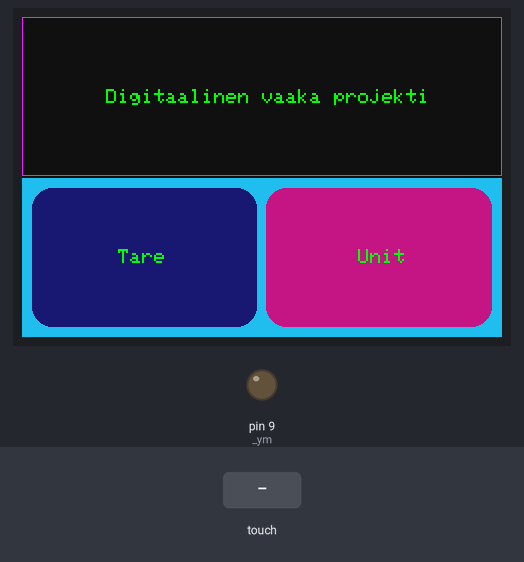
Bench run of a program on a simulated Arduino Mega 2560, built with avr-gcc and run on an emulated ATmega2560. Shown: 480×320 colour display, output pins drawn as LEDs (lit = HIGH). The test bench sets the inputs (shaded band). What the program prints to the serial monitor is not drawn.

Above: at 1.3 s.
1.4 s: touch panel pressed at 62 % / 10 % of its raw x / y range
At 1.56 s:
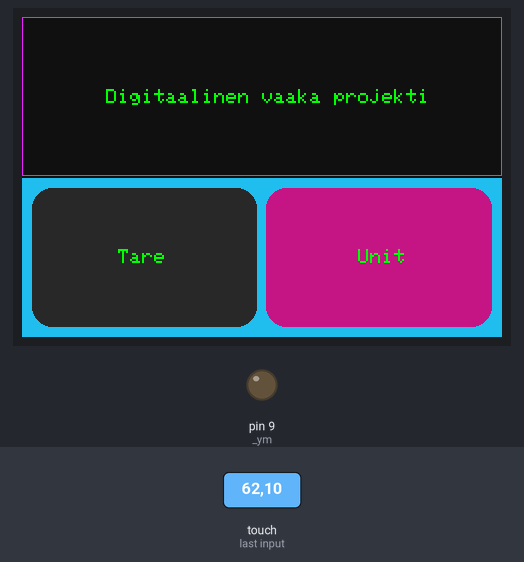
3.1 s: touch panel pressed at 62 % / 70 % of its raw x / y range
At 3.24 s:
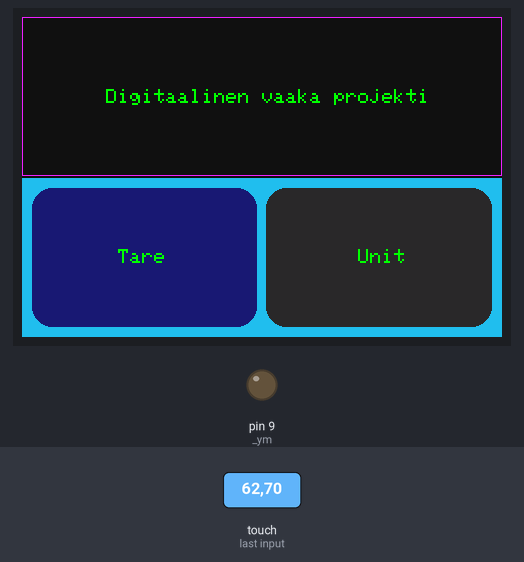
Timing chart, 0 to 6.1 s (numbered marks = the images above; inputs shaded):
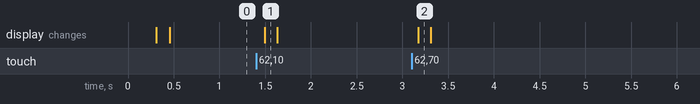

The program:

main.cpp
```cpp
#include <Arduino.h>
//Library for controlling the lcd
#include <LCDWIKI_GUI.h>
#include <LCDWIKI_KBV.h>

#include "screen.h"
#include "touch.h"

//Arduino pins for reading touch input
#define YP A3  // must be an analog pin, use "An" notation!
#define XM A2  // must be an analog pin, use "An" notation!
#define YM 9   // can be a digital pin
#define XP 8   // can be a digital pin

Touch touch(XM, YM, XP, YP);                   //Touch class that handels checking hitboxies
LCDWIKI_KBV lcd(ILI9486, A3, A2, A1, A0, A4);  //Library implementation of lcd control
bool isMenuPrinted = false;                    //A global varible for keeping track of menu printing

void setup() {
    lcd.Init_LCD();       //Initialize the lcd and the library
    lcd.Set_Rotation(3);  //Set lcd to horizontal
    Serial.begin(9600);   //Debuging serial

    Serial1.begin(2000000);  //Initialize serial with the other arduino
    InitScreen();            //Initialize the screen animations
}

void loop() {
    if (!isMenuPrinted) {
        //Draw the main menu
        Draw_Menu(&touch);
    }
    touch.hitboxClicked(lcd);  //Check hitbox hits
    playAnimations();          //Play animations
    delay(100);                //Wait 100ms
}
```

screen.h
```cpp
#ifndef _SCREEN_H_
#define _SCREEN_H_
#include <Arduino.h>
#include <LCDWIKI_GUI.h>
#include <LCDWIKI_KBV.h>

#include "touch.h"

extern LCDWIKI_KBV lcd;
extern bool isMenuPrinted;

struct animation_t {
    int16_t x1;
    int16_t y1;
    int16_t x2;
    int16_t y2;

    uint8_t state = 0;
    bool playAnimation = false;

    animation_t() {}
    animation_t(int16_t X1, int16_t Y1, int16_t X2, int16_t Y2) {
        x1 = X1;
        x2 = X2;
        y1 = Y1;
        y2 = Y2;
    }
};

void InitScreen();
void Draw_Menu(Touch *touch);
void playAnimations();

uint32_t Pixel_srtlen(const char *str);
uint32_t Pixel_srtlen(const char *str, uint8_t text_size);
uint32_t String_x_pos(uint32_t screen_divisions, uint32_t division_index, uint32_t string_len);
uint32_t String_x_pos(uint32_t screen_divisions, uint32_t string_len);

uint32_t Pixel_strhgt(uint8_t text_size);
uint32_t String_y_pos(uint32_t screen_divisions, uint32_t division_index, uint8_t text_size);
uint32_t String_y_pos(uint32_t screen_divisions, uint8_t text_size);
#endif  //_SCREEN_H_
```

touch.h
```cpp
#ifndef _TOUCH_H_
#define _TOUCH_H_
#include <Arduino.h>
#include <LCDWIKI_KBV.h>

//Library for the touch
#include <TouchScreen.h>

#define TS_LEFT 94
#define TS_TOP 126
#define TS_RIGHT 945
#define TS_BOT 900

#define MINPRESSURE 10
#define MAXPRESSURE 1000

//x = map(p.y, TS_LEFT, TS_RIGHT, 0, lcd.get_width());
//y = map(p.x, TS_TOP, TS_BOT, 0, lcd.get_height());

//Struct for hitbox handler and cordinates
typedef struct {
    int16_t x1;
    int16_t x2;
    int16_t y1;
    int16_t y2;
    void (*func)();
} hitbox_t;

//Touch class
class Touch {
  private:
    TouchScreen sensor;
    uint8_t _xm;  //Analog pin
    uint8_t _xp;  //Digital pin
    uint8_t _ym;  //Digital pin
    uint8_t _yp;  //Analog pin

    hitbox_t *hitbox;
    size_t hitboxSize = 0;

  public:
    Touch(uint8_t XM, uint8_t YM, uint8_t XP, uint8_t YP);
    ~Touch();
    TSPoint readTouch(LCDWIKI_KBV &lcd);
    void registerHitbox(int16_t x1, int16_t y1, int16_t x2, int16_t y2, void (*func)());
    void hitboxClicked(LCDWIKI_KBV &lcd);
    void clearHitbox();
};

#endif  //_TOUCH_H_
```

screen.cpp
```cpp
#include "screen.h"

//Animation status and cordinate structs
animation_t animation1;
animation_t animation2;

//Animation for tare button
void clickAnimation1() {
    switch (animation1.state) {
        case 0:
            lcd.Set_Draw_color(40, 40, 40);
            lcd.Fill_Round_Rectangle(animation1.x1, animation1.y1, animation1.x2, animation1.y2, 20);
            animation1.state = 1;
            break;
        case 1:
            lcd.Set_Draw_color(25, 25, 112);
            lcd.Fill_Round_Rectangle(animation1.x1, animation1.y1, animation1.x2, animation1.y2, 20);
            animation1.playAnimation = false;
            animation1.state = 0;
            break;
    }

    lcd.Set_Text_Size(2);
    lcd.Set_Text_Mode(1);
    uint32_t len = Pixel_srtlen("Tare", 2);
    uint32_t x = String_x_pos(4, len);
    uint32_t y = String_y_pos(4, 3, 2);
    lcd.Print_String("Tare", x, y);
    lcd.Set_Text_Mode(0);
}

//Animation for unit button
void clickAnimation2() {
    switch (animation2.state) {
        case 0:
            lcd.Set_Draw_color(40, 40, 40);
            lcd.Fill_Round_Rectangle(animation2.x1, animation2.y1, animation2.x2, animation2.y2, 20);
            animation2.state = 1;
            break;

        case 1:
            lcd.Set_Draw_color(199, 21, 133);
            lcd.Fill_Round_Rectangle(animation2.x1, animation2.y1, animation2.x2, animation2.y2, 20);
            animation2.playAnimation = false;
            animation2.state = 0;
            break;
    }

    lcd.Set_Text_Size(2);
    lcd.Set_Text_Mode(1);
    uint32_t len = Pixel_srtlen("Unit", 2);
    uint32_t x = String_x_pos(4, 3, len);
    uint32_t y = String_y_pos(4, 3, 2);
    lcd.Print_String("Unit", x, y);
    lcd.Set_Text_Mode(0);
}

//Tare buttons click handler
void tareBtn() {
    Serial.println(0x40);
    uint8_t cmd = 0x40;
    Serial1.write(cmd);
    animation1.playAnimation = true;
}

//Unit buttons click handler
void unitBtn() {
    Serial.println(0xC0);
    uint8_t cmd = 0xC0;
    Serial1.write(cmd);
    animation2.playAnimation = true;
}

//Function for handling animation playing, called for every run of the main loop
void playAnimations() {
    if (animation1.playAnimation) clickAnimation1();
    if (animation2.playAnimation) clickAnimation2();
}

//Draw the scales main menu
void Draw_Menu(Touch *touch) {
    touch->clearHitbox();
    uint32_t x, y, len;

    lcd.Fill_Screen(17, 17, 17);
    lcd.Set_Draw_color(235, 32, 250);
    lcd.Draw_Rectangle(0, 0, lcd.Get_Width() - 1, lcd.Get_Height() / 2 - 2);

    lcd.Set_Text_Size(2);
    lcd.Set_Text_Mode(1);
    y = String_y_pos(4, 2);
    lcd.Print_String(" Digitaalinen vaaka projekti", CENTER, y);
    lcd.Set_Text_Mode(0);

    lcd.Set_Draw_color(35, 190, 235);
    lcd.Fill_Rectangle(0, lcd.Get_Height() / 2 + 1, lcd.Get_Width() - 1, lcd.Get_Height() - 1);

    //Draw the tare change button
    lcd.Set_Draw_color(25, 25, 112);
    lcd.Fill_Round_Rectangle(10, lcd.Get_Height() / 2 + 1 + 10, lcd.Get_Width() / 2 - 1 - 5, lcd.Get_Height() - 1 - 10, 20);
    lcd.Set_Text_Size(2);
    lcd.Set_Text_Mode(1);
    len = Pixel_srtlen("Tare", 2);
    x = String_x_pos(4, len);
    y = String_y_pos(4, 3, 2);
    lcd.Print_String("Tare", x, y);
    lcd.Set_Text_Mode(0);

    //Draw the unit change button
    lcd.Set_Draw_color(199, 21, 133);
    lcd.Fill_Round_Rectangle(lcd.Get_Width() / 2 - 1 + 5, lcd.Get_Height() / 2 + 1 + 10, lcd.Get_Width() - 1 - 10, lcd.Get_Height() - 1 - 10, 20);
    lcd.Set_Text_Size(2);
    lcd.Set_Text_Mode(1);
    len = Pixel_srtlen("Unit", 2);
    x = String_x_pos(4, 3, len);
    y = String_y_pos(4, 3, 2);
    lcd.Print_String("Unit", x, y);
    lcd.Set_Text_Mode(0);

    //Registe hitboxsies for the buttons
    touch->registerHitbox(10, lcd.Get_Height() / 2 + 1 + 10, lcd.Get_Width() / 2 - 1 - 5, lcd.Get_Height() - 1 - 10, tareBtn);
    touch->registerHitbox(lcd.Get_Width() / 2 - 1 + 5, lcd.Get_Height() / 2 + 1 + 10, lcd.Get_Width() - 1 - 10, lcd.Get_Height() - 1 - 10, unitBtn);

    isMenuPrinted = true;
}

/*
Calculate strings lenght in pixels
str is the string for which the calculation is done
*/
uint32_t Pixel_srtlen(const char *str) {
    return strlen(str) * 6 * 1;
}

uint32_t Pixel_srtlen(const char *str, uint8_t text_size) {
    return strlen(str) * 6 * text_size;
}

/*
Calculate srings x position in the middle of that string
screen_divisions is the number to how many groups of pixels the screen is divided
division_index is the index of the group of pixels
*/
uint32_t String_x_pos(uint32_t screen_divisions, uint32_t division_index, uint32_t string_len) {
    return (lcd.Get_Display_Width() / screen_divisions * division_index - string_len / 2);
}

uint32_t String_x_pos(uint32_t screen_divisions, uint32_t string_len) {
    return (lcd.Get_Display_Width() / screen_divisions - string_len / 2);
}

//Return the text height multiplied by text_size
uint32_t Pixel_strhgt(uint8_t text_size) {
    return 8 * text_size;
}

/*
Calculate srings y position in the middle of that string
screen_divisions is the number to how many groups of pixels the screen is divided
division_index is the index of the group of pixels
*/
uint32_t String_y_pos(uint32_t screen_divisions, uint32_t division_index, uint8_t text_size) {
    return (lcd.Get_Display_Height() / screen_divisions * division_index - Pixel_strhgt(2) / 2 + text_size / 2 - 1);
}

uint32_t String_y_pos(uint32_t screen_divisions, uint8_t text_size) {
    return (lcd.Get_Display_Height() / screen_divisions - Pixel_strhgt(2) / 2 + text_size / 2 - 1);
}

//Initialize screen animatin struct cordinates
void InitScreen() {
    animation1 = {10, lcd.Get_Height() / 2 + 1 + 10, lcd.Get_Width() / 2 - 1 - 5, lcd.Get_Height() - 1 - 10};
    animation2 = {lcd.Get_Width() / 2 - 1 + 5, lcd.Get_Height() / 2 + 1 + 10, lcd.Get_Width() - 1 - 10, lcd.Get_Height() - 1 - 10};
}
```

touch.cpp
```cpp
#include "touch.h"

Touch::Touch(uint8_t XM, uint8_t YM, uint8_t XP, uint8_t YP) : sensor(XP, YP, XM, YM, 300) {
    _xm = XM;
    _ym = YM;
    _xp = XM;
    _yp = YP;
}

//Touch destructor
Touch::~Touch() {
    if (hitboxSize != 0) delete hitbox;
}

//Read touch sensor and map the value to screen pixels
TSPoint Touch::readTouch(LCDWIKI_KBV &lcd) {
    TSPoint p = sensor.getPoint();
    pinMode(_xm, OUTPUT);
    pinMode(_ym, OUTPUT);
    pinMode(_xp, OUTPUT);
    pinMode(_yp, OUTPUT);

    uint16_t tmp = p.y;
    p.y = map(p.x, TS_TOP, TS_BOT, 0, lcd.Get_Height());
    p.x = map(tmp, TS_LEFT, TS_RIGHT, 0, lcd.Get_Width());
    return p;
}

//Add hitbox to the hitbox array of hitboxies to check for touch
void Touch::registerHitbox(int16_t x1, int16_t y1, int16_t x2, int16_t y2, void (*func)()) {
    if (hitboxSize == 0) {
        //Initialize new hitbox array
        hitbox = new hitbox_t[++hitboxSize];
        Serial.println(hitboxSize);
    } else {
        //Increment hitbox size to fit more hitbox structs
        hitbox_t *tmp = new hitbox_t[++hitboxSize];
        for (uint32_t i = 0; i < hitboxSize - 1; i++) {
            tmp[i] = hitbox[i];
        }
        delete hitbox;
        hitbox = tmp;
        Serial.println(hitboxSize);
    }

    //Map hitbox cordinates so that x1 is smaller than x2
    if (x1 < x2 && y1 < y2) {
        hitbox[hitboxSize - 1] = {x1, x2, y1, y2, func};
    } else if (x1 > x2 && y1 < y2) {
        hitbox[hitboxSize - 1] = {x2, x1, y1, y2, func};
    } else if (x1 < x2 && y1 > y2) {
        hitbox[hitboxSize - 1] = {x1, x2, y2, y1, func};
    } else {
        hitbox[hitboxSize - 1] = {x2, x1, y2, y1, func};
    }
}

//Check for hitbox hit in any hitbox included in the hitbox array
void Touch::hitboxClicked(LCDWIKI_KBV &lcd) {
    TSPoint p = readTouch(lcd);

    if (p.z > MINPRESSURE && p.z < MAXPRESSURE) {
        //Serial.print(p.x);
        //Serial.print(" | ");
        //Serial.println(p.y);
        for (uint32_t i = 0; i < hitboxSize; i++) {
            hitbox_t hit = hitbox[i];

            if (hit.x1 < p.x && hit.x2 > p.x && hit.y1 < p.y && hit.y2 > p.y) {
                hit.func();
                break;
            }
        }
    }
}

//Delete the hitbox array
void Touch::clearHitbox() {
    if (hitboxSize != 0) {
        delete hitbox;
        hitboxSize = 0;
    }
}
```

Measured:
- after the input at 1.4 s, the display: changes after 0.10 s (image 1)
- after the input at 3.1 s, the display: changes after 0.08 s (image 2)
